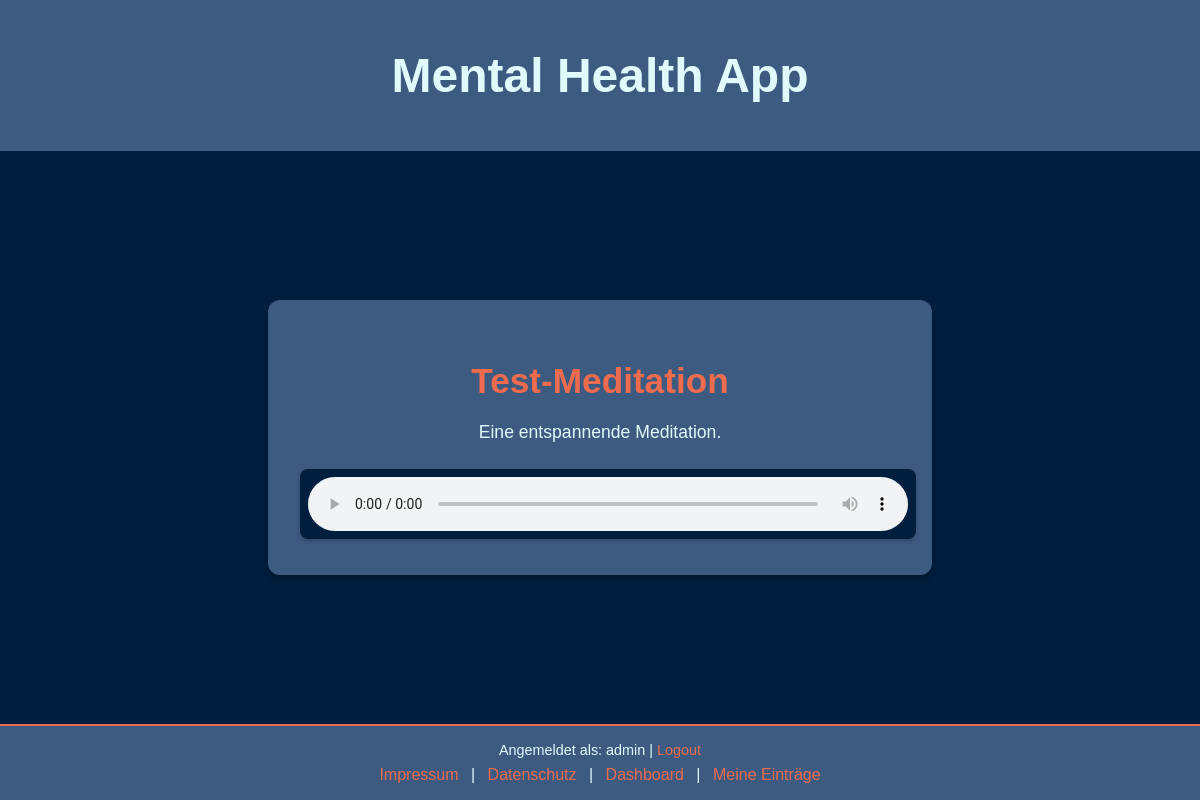
The page /meditation/1 (signed in) on the database its author committed.
### app.py (models this page shows)
class Meditation(db.Model):
    id = db.Column(db.Integer, primary_key=True)
    title = db.Column(db.String(150), nullable=False)
    description = db.Column(db.Text, nullable=True)
    audio_file = db.Column(db.String(200), nullable=False)  # Pfad zur Audiodatei
    duration = db.Column(db.Integer, nullable=False)  # Dauer in Sekunden
    created_at = db.Column(db.DateTime, default=db.func.current_timestamp())

class User(UserMixin, db.Model):
    id = db.Column(db.Integer, primary_key=True)
    username = db.Column(db.String(80), unique=True, nullable=False)
    email = db.Column(db.String(120), unique=True, nullable=False)
    password = db.Column(db.String(200), nullable=False)

### app.py (the view)
@app.route("/meditation/<int:meditation_id>")
@login_required
def meditation(meditation_id):
    meditation = Meditation.query.get_or_404(meditation_id)
    return render_template("meditation.html", meditation=meditation)

### app.py (called while the page is built)
@login_manager.user_loader
def load_user(user_id):
    return User.query.get(int(user_id))

### templates/meditation.html (shortened to what this page needs)
{% extends "header.html" %}  {% block content %}
<main class="meditation-page-container">
  <div class="meditation-card-large">
    <h2>{{ meditation.title }}</h2>
    <p>{{ meditation.description }}</p>
    <div class="meditation-audio-container">
      <audio
        id="audio-player"
        controls
        data-completed-url="{{ url_for('meditation_completed', meditation_id=meditation.id) }}"
        data-csrf-token="{{ csrf_token() if csrf_token else '' }}"
      >
        <source
          src="{{ url_for('static', filename=meditation.audio_file) }}"
          type="audio/mpeg"
        />
      </audio>
    </div>
  </div>
</main>
{% endblock %}

### templates/header.html (shortened to what this page needs)
<!DOCTYPE html>
<html lang="en">
  <head>
    <link
      rel="stylesheet"
      href="{{ url_for('static', filename='css/styles.css') }}"
    />
  </head>
  <body>
    <header>
      <h1>Mental Health App</h1>
    </header>
    {% block content %}{% endblock %}
    <footer>
      <div class="user-info">
        {% if current_user.is_authenticated %} Angemeldet als: {{
        current_user.username }} |
        <a href="{{ url_for('logout') }}">Logout</a>
        {% else %} Nicht angemeldet {% endif %}
      </div>
      <div class="links">
        <a href="/impressum">Impressum</a> |
        <a href="/datenschutz">Datenschutz</a>
        {% if current_user.is_authenticated %} |
        <a href="{{ url_for('dashboard') }}">Dashboard</a> |
        <a href="{{ url_for('journal_entries') }}">Meine Einträge</a>
        {% endif %}
      </div>
    </footer>
  </body>
</html>

### static/css/styles.css (style rules this page uses)
:root { --blau-dunkel: #001f3f; --graublau: #3d5a80; --kontrast: #ee6c4d; --text-hell: #e0fbfc; }
html, body { height: 100%; margin: 0; font-family: Arial, sans-serif; display: flex; flex-direction: column; background-color: var(--blau-dunkel); color: var(--text-hell); }
header { background-color: var(--graublau); padding: 1rem; text-align: center; color: var(--text-hell); font-size: 1.5rem; flex-shrink: 0; }
main { flex: 1; display: flex; justify-content: center; align-items: center; padding: 1rem; }
footer { background-color: var(--graublau); color: var(--text-hell); text-align: center; padding: 1rem 0; border-top: 2px solid var(--kontrast); flex-shrink: 0; }
footer .user-info { margin-bottom: 0.5rem; font-size: 0.9rem; }
footer .links a { color: var(--kontrast); margin: 0 0.5rem; text-decoration: none; }
a { color: var(--kontrast); text-decoration: none; }
.meditation-page-container { display: flex; justify-content: center; align-items: center; min-height: 60vh; background-color: var(--blau-dunkel); padding: 2rem; }
.meditation-card-large { background-color: var(--graublau); padding: 2rem; border-radius: 12px; box-shadow: 0 4px 10px rgba(0, 0, 0, 0.3); max-width: 600px; width: 90%; text-align: center; color: var(--text-hell); }
.meditation-card-large h2 { font-size: 2.2rem; color: var(--kontrast); margin-bottom: 0.5rem; }
.meditation-card-large p { font-size: 1.1rem; margin-bottom: 1.5rem; line-height: 1.5; }
.meditation-audio-container { margin-top: 1.5rem; }
.meditation-audio-container audio { width: 100%; border-radius: 8px; background-color: var(--blau-dunkel); padding: 0.5rem; box-shadow: 0 2px 4px rgba(0, 0, 0, 0.2); }

### rows shown on the page
Meditation: title "Test-Meditation", description "Eine entspannende Meditation."
User: username "admin"
